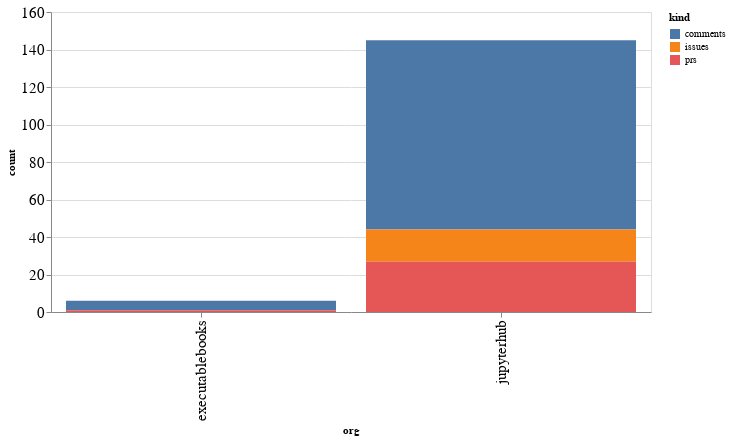

Here is the notebook cell this chart was saved with:
### Code cell
alt.Chart(org_summaries, width=600).mark_bar().encode(
    x='org',
    y='count',
    color='kind',
    tooltip="org"
)

### Figure 1 — Vega-Lite specification as saved in the notebook (floating-point values rounded to 4 significant figures)
{"config": {"axisLeft": {"labelFontSize": 15}, "axisBottom": {"labelFontSize": 15}}, "data": {"name": "data-9a3d126e7c69a6e4e98688ec7399b39c"}, "mark": "bar", "encoding": {"color": {"type": "nominal", "field": "kind"}, "tooltip": {"type": "nominal", "field": "org"}, "x": {"type": "nominal", "field": "org"}, "y": {"type": "quantitative", "field": "count"}}, "width": 600, "$schema": "https://vega.github.io/schema/vega-lite/v4.8.1.json", "datasets": {"data-9a3d126e7c69a6e4e98688ec7399b39c": [{"org": "executablebooks", "kind": "comments", "count": 5}, {"org": "executablebooks", "kind": "prs", "count": 1}, {"org": "jupyterhub", "kind": "comments", "count": 101}, {"org": "jupyterhub", "kind": "issues", "count": 17}, {"org": "jupyterhub", "kind": "prs", "count": 27}]}}
